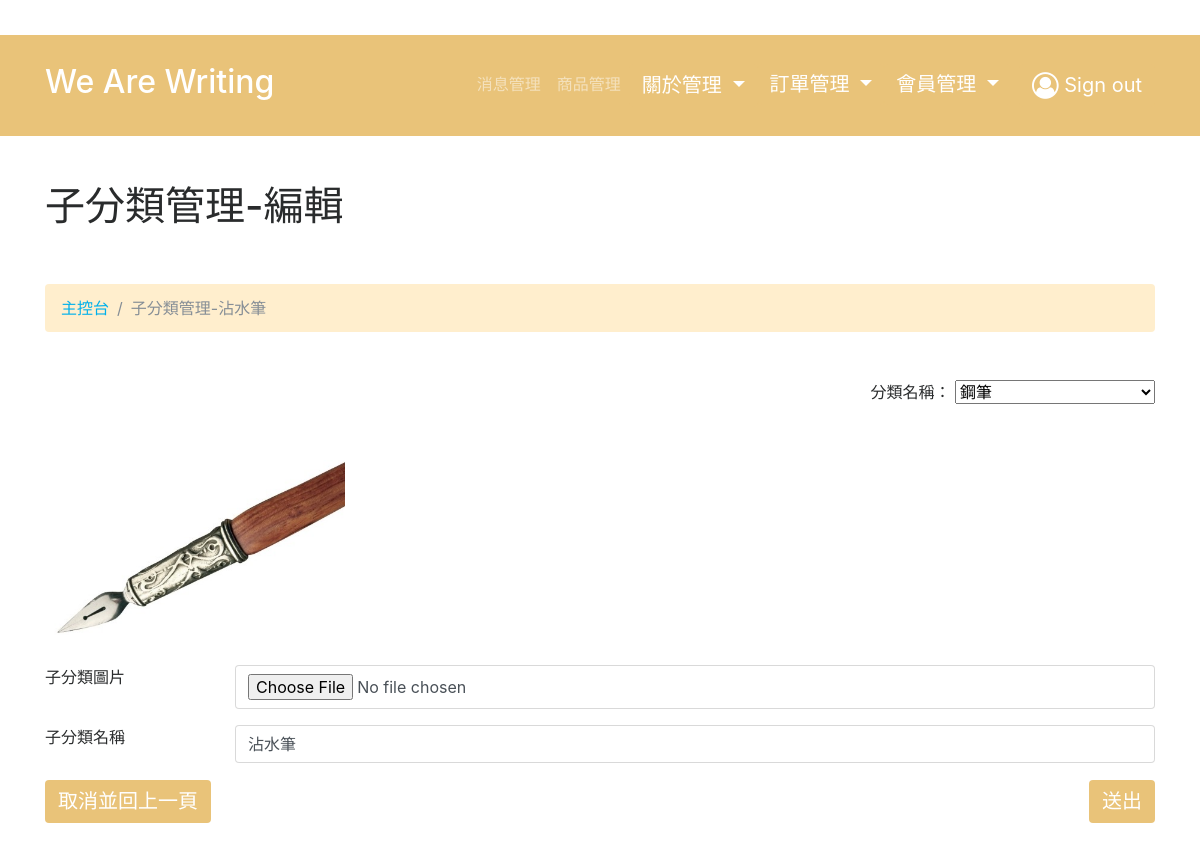
/admin/product_subcategory/edit.php?cateID=11&subID=1 (signed in), run on the app's committed database.
### tables this page shows
CREATE TABLE `product_subcategory` (
  `subcategoryID` int(11) NOT NULL,
  `categoryID` int(11) NOT NULL,
  `subcategory` varchar(255) NOT NULL,
  `picture` varchar(255) NOT NULL,
  `createdDate` varchar(255) DEFAULT NULL,
  `updatedDate` varchar(255) DEFAULT NULL,
  `author` varchar(255) NOT NULL
);

CREATE TABLE `product_category` (
  `categoryID` int(11) NOT NULL,
  `category` varchar(255) NOT NULL,
  `picture` varchar(255) DEFAULT NULL,
  `createdDate` varchar(255) DEFAULT NULL,
  `updatedDate` varchar(255) DEFAULT NULL,
  `author` varchar(255) NOT NULL
);

### admin/product_subcategory/edit.php (the view, shortened to what this page needs)
<?php
require_once("../../asset/connection/database.php");
$sql = "SELECT * FROM product_subcategory WHERE subcategoryID=".$_GET['subID'];
$sth = $db->query($sql);
$product_subcategory = $sth->fetch(PDO::FETCH_ASSOC);
$sth = $db->query("SELECT * FROM product_category");
$product_category = $sth->fetchALL(PDO::FETCH_ASSOC);
 ?>
<html>
<head>
<?php require_once('../template/header.php'); ?>
</head>
<body>
  <?php include_once("../template/nav.php"); ?>
  <div class="py-5">
    <div class="container">
      <div class="row">
        <div class="col-md-12">
          <h1 class="display-5" contenteditable="true">子分類管理-編輯</h1>
        </div>
      </div>
      <div class="row">
        <div class="col-md-12">
		  <ul class="breadcrumb my-5" style="margin-bottom:0px;margin-top:0px">
            <li class="breadcrumb-item">
              <a href="list.php">主控台</a>
            </li>
            <li class="breadcrumb-item active">子分類管理-<?php echo $product_subcategory['subcategory']; ?></li>
          </ul>
            <form class="" method="post" action="edit.php"  data-toggle="validator" enctype="multipart/form-data">
              <div class="form-group my-5 text-right">
                <div class="row">
                  <div class="col-sm-12">
                    <label for="categoryID" class="control-label">分類名稱：</label>
                    <select name="categoryID" style="width:200px;">
                    <?php foreach ($product_category as $row) {?>
                      <option value="<?php echo $row['categoryID']; ?>" <?php if($product_subcategory['categoryID'] == $row['categoryID']) echo "selected"; ?>><?php echo $row['category']; ?></option>
                    <?php } ?>
                    </select>
                  </div>
                </div>
              </div>
              <div class="form-group">
                <div class="row">
                    <div class="col-sm-12">
                      <img src="../../upload/product_subcategory/<?php echo $product_subcategory['picture']; ?>" width="300px"></img>
                    </div>
                    <div class="col-sm-2">
                      <label for="picture" class="control-label">子分類圖片</label>
                    </div>
                    <div class="col-sm-10">
                      <input type="file" class="form-control" id="picture" name="picture">
                    </div>
                </div>
              </div>
              <div class="form-group">
                <div class="row">
                  <div class="col-sm-2">
                    <label for="subcategory" class="control-label">子分類名稱</label>
                  </div>
                  <div class="col-sm-10">
                    <input type="text" class="form-control" id="subcategory" name="subcategory" value="<?php echo $product_subcategory['subcategory']; ?>" data-minlength="1" data-error="分類名稱至少一字元" required>
                    <div class="help-block with-errors col-md-12" style="color:brown;"></div>
                  </div>
                </div>
              </div>
              <div class="form-group">
                <div class="row">
                  <div class="col-sm-2">
                    <a class="btn btn-warning float-left" href="list.php" onclick="if(!confirm('尚未儲存，確定要返回上一頁？')){return false;};">取消並回上一頁</a>
                  </div>
                  <div class="col-sm-10 col-sm-offset-2 text-right">
                    <button type="submit" class="btn btn-warning">送出</button>
                  </div>
                </div>
              </div>
          </form>
        </div>
      </div>
   </div>
  </div>
</body>
</html>

### admin/css/style.css (style rules this page uses)
.btn-warning { background: rgb(233, 195, 121) !important; font-size: 20px ; color: #FFF !important; }
.breadcrumb { background: rgb(255, 238, 205) !important; }

### data on the page
product_subcategory: subcategory "沾水筆", categoryID "鋼筆", picture (picture)
